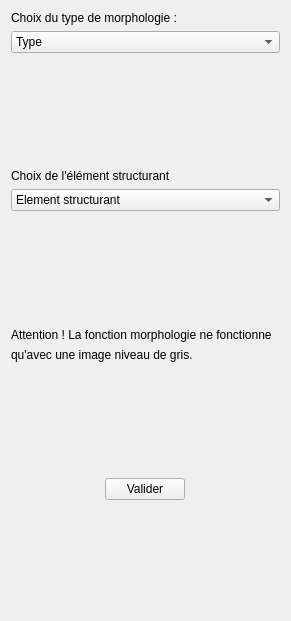
<?xml version="1.0" encoding="UTF-8"?>
<ui version="4.0">
 <class>Morphologie</class>
 <widget class="QWidget" name="Morphologie">
  <property name="geometry">
   <rect>
    <x>0</x>
    <y>0</y>
    <width>291</width>
    <height>621</height>
   </rect>
  </property>
  <property name="windowTitle">
   <string>Form</string>
  </property>
  <layout class="QVBoxLayout" name="verticalLayout">
   <item>
    <widget class="QLabel" name="lbl_type_morpho">
     <property name="text">
      <string>Choix du type de morphologie : </string>
     </property>
     <property name="textFormat">
      <enum>Qt::AutoText</enum>
     </property>
    </widget>
   </item>
   <item>
    <widget class="QComboBox" name="cb_TypeMorpho">
     <item>
      <property name="text">
       <string>Type </string>
      </property>
     </item>
     <item>
      <property name="text">
       <string>erosion</string>
      </property>
     </item>
     <item>
      <property name="text">
       <string>dilatation</string>
      </property>
     </item>
    </widget>
   </item>
   <item>
    <spacer name="verticalSpacer">
     <property name="orientation">
      <enum>Qt::Vertical</enum>
     </property>
     <property name="sizeHint" stdset="0">
      <size>
       <width>20</width>
       <height>40</height>
      </size>
     </property>
    </spacer>
   </item>
   <item>
    <widget class="QLabel" name="lbl_type_morpho_2">
     <property name="text">
      <string>Choix de l'élément structurant</string>
     </property>
     <property name="textFormat">
      <enum>Qt::AutoText</enum>
     </property>
    </widget>
   </item>
   <item>
    <widget class="QComboBox" name="cb_ESMorpho">
     <item>
      <property name="text">
       <string>Element structurant</string>
      </property>
     </item>
     <item>
      <property name="text">
       <string>V4</string>
      </property>
     </item>
     <item>
      <property name="text">
       <string>V8</string>
      </property>
     </item>
    </widget>
   </item>
   <item>
    <spacer name="verticalSpacer_2">
     <property name="orientation">
      <enum>Qt::Vertical</enum>
     </property>
     <property name="sizeHint" stdset="0">
      <size>
       <width>20</width>
       <height>40</height>
      </size>
     </property>
    </spacer>
   </item>
   <item>
    <widget class="QLabel" name="label">
     <property name="text">
      <string>Attention ! La fonction morphologie ne fonctionne</string>
     </property>
    </widget>
   </item>
   <item>
    <widget class="QLabel" name="label_2">
     <property name="text">
      <string>qu'avec une image niveau de gris.</string>
     </property>
    </widget>
   </item>
   <item>
    <spacer name="verticalSpacer_4">
     <property name="orientation">
      <enum>Qt::Vertical</enum>
     </property>
     <property name="sizeHint" stdset="0">
      <size>
       <width>20</width>
       <height>104</height>
      </size>
     </property>
    </spacer>
   </item>
   <item alignment="Qt::AlignHCenter">
    <widget class="QPushButton" name="bout_valider">
     <property name="maximumSize">
      <size>
       <width>100</width>
       <height>16777215</height>
      </size>
     </property>
     <property name="text">
      <string>Valider</string>
     </property>
    </widget>
   </item>
   <item>
    <spacer name="verticalSpacer_3">
     <property name="orientation">
      <enum>Qt::Vertical</enum>
     </property>
     <property name="sizeHint" stdset="0">
      <size>
       <width>20</width>
       <height>40</height>
      </size>
     </property>
    </spacer>
   </item>
  </layout>
 </widget>
 <resources/>
 <connections/>
</ui>
